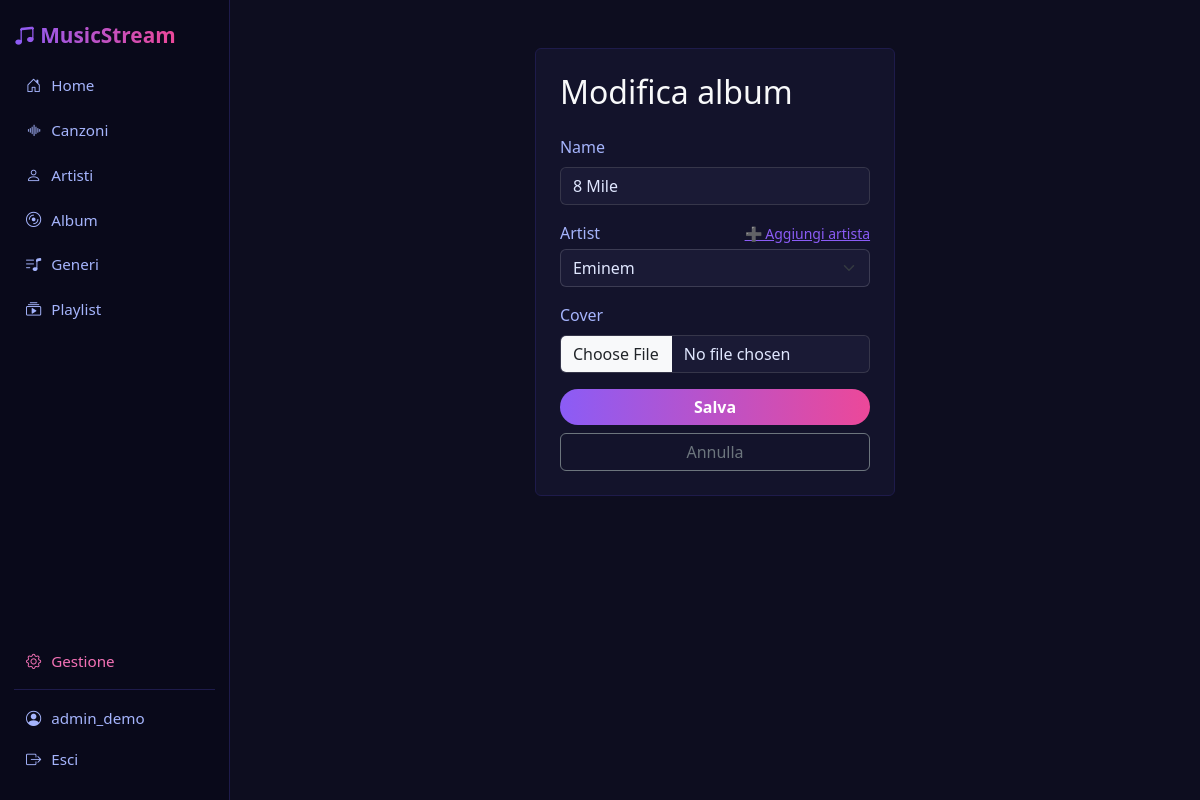
The app's page /album/139/modifica/ (signed in) with its own data.
### accounts/models.py (models this page shows, shortened)
class CustomUser(AbstractUser):
    LISTENER = 'listener'
    CURATOR = 'curator'
    ROLE_CHOICES = [
        (LISTENER, 'Listener'),
        (CURATOR, 'Curator'),
    ]
    role = models.CharField(
        max_length=10,
        choices=ROLE_CHOICES,
        default=LISTENER,
    )
    bio = models.TextField(blank=True)
    avatar = models.ImageField(upload_to='avatars/', blank=True, null=True)
    def is_curator(self):
        return self.role == self.CURATOR

### catalog/models.py (models this page shows, shortened)
class Album(models.Model):
    name = models.CharField(max_length=200)
    artist = models.ForeignKey(
        Artist,
        on_delete=models.SET_NULL,
        null=True, blank=True,
        related_name='albums'
    )
    cover = models.ImageField(upload_to='album_covers/', blank=True, null=True)

### catalog/views.py (the view)
# urls.py: path('album/<int:pk>/modifica/', views.album_update, name='album_update'),
@login_required
def album_update(request, pk):
    album = get_object_or_404(Album, pk=pk)
    if not request.user.is_curator():
        messages.error(request, 'Solo i Curator possono modificare album.')
        return redirect('catalog:album_detail', pk=pk)
    if request.method == 'POST':
        form = AlbumForm(request.POST, request.FILES, instance=album)
        if form.is_valid():
            form.save()
            messages.success(request, 'Album modificato!')
            return redirect('catalog:album_detail', pk=album.pk)
    else:
        form = AlbumForm(instance=album)
    return render(request, 'catalog/album_form.html', {'form': form, 'album': album, 'title': 'Modifica album'})

### catalog/forms.py
class AlbumForm(forms.ModelForm):
    class Meta:
        model = Album
        fields = ('name', 'artist', 'cover')
    def __init__(self, *args, **kwargs):
        super().__init__(*args, **kwargs)
        for field_name, field in self.fields.items():
            if isinstance(field.widget, (forms.Select, forms.SelectMultiple)):
                field.widget.attrs['class'] = 'form-select'
            else:
                field.widget.attrs['class'] = 'form-control'
        self.fields['artist'].empty_label = '— Seleziona artista —'

### catalog/models.py (called while the page is built)
    def __str__(self):
        return self.name

### templates/catalog/album_form.html (shortened to what this page needs)
{% extends 'base.html' %}
{% block content %}
<div class="row justify-content-center">
    <div class="col-md-5">
        <div class="card p-4">
            <h2 class="mb-4 text-light">{{ title|default:"Aggiungi album" }}</h2>
            <form method="post" enctype="multipart/form-data" novalidate>
                <div class="mb-3">
                    <label class="form-label">{{ form.name.label }}</label>
                    {{ form.name }}
                </div>
                <div class="mb-3">
                    <div class="d-flex justify-content-between align-items-center mb-1">
                        <label class="form-label mb-0">{{ form.artist.label }}</label>
                        {% if user.is_curator %}
                        <a href="{% url 'catalog:artist_create' %}?next={{ request.path }}" class="small" style="color:var(--accent-start);">
                            ➕ Aggiungi artista
                        </a>
                        {% endif %}
                    </div>
                    {{ form.artist }}
                </div>
                <div class="mb-3">
                    <label class="form-label">{{ form.cover.label }}</label>
                    {{ form.cover }}
                </div>
                <button type="submit" class="btn btn-gradient w-100">Salva</button>
                <a href="{% if request.GET.next %}{{ request.GET.next }}{% else %}{% url 'catalog:album_list' %}{% endif %}" class="btn btn-outline-secondary w-100 mt-2">Annulla</a>
            </form>
        </div>
    </div>
</div>
{% endblock %}

### templates/base.html (shortened to what this page needs)
<!DOCTYPE html>
<html lang="it">
<head>
    <link href="https://cdn.jsdelivr.net/npm/bootstrap@5.3.0/dist/css/bootstrap.min.css" rel="stylesheet">
    <link href="https://cdn.jsdelivr.net/npm/bootstrap-icons@1.10.0/font/bootstrap-icons.css" rel="stylesheet">
    <link href="https://cdn.jsdelivr.net/npm/tom-select@2.3.1/dist/css/tom-select.bootstrap5.min.css" rel="stylesheet">
</head>
<body>
{% if user.is_authenticated %}
<div class="app-shell">
    <aside class="sidebar">
        <div class="sidebar-header">
            <a class="sidebar-brand" href="{% url 'catalog:home' %}"><i class="bi bi-music-note-beamed"></i> MusicStream</a>
        </div>
        <div class="sidebar-scroll">
            <a class="sidebar-link {% if request.resolver_match.url_name == 'home' or request.resolver_match.url_name == 'search' %}active{% endif %}" href="{% url 'catalog:home' %}"><i class="bi bi-house-door"></i> Home</a>
            <a class="sidebar-link {% if request.resolver_match.url_name == 'song_list' %}active{% endif %}" href="{% url 'catalog:song_list' %}"><i class="bi bi-soundwave"></i> Canzoni</a>
            <a class="sidebar-link {% if request.resolver_match.url_name == 'artist_list' %}active{% endif %}" href="{% url 'catalog:artist_list' %}"><i class="bi bi-person"></i> Artisti</a>
            <a class="sidebar-link {% if request.resolver_match.url_name == 'album_list' %}active{% endif %}" href="{% url 'catalog:album_list' %}"><i class="bi bi-disc"></i> Album</a>
            <a class="sidebar-link {% if request.resolver_match.url_name == 'genre_list' %}active{% endif %}" href="{% url 'catalog:genre_list' %}"><i class="bi bi-music-note-list"></i> Generi</a>
            <a class="sidebar-link {% if request.resolver_match.url_name == 'playlist_list' %}active{% endif %}" href="{% url 'catalog:playlist_list' %}"><i class="bi bi-collection-play"></i> Playlist</a>
            {% if user.is_superuser %}
            <div class="sidebar-actions">
                <a class="sidebar-link link-gestione" href="/admin/"><i class="bi bi-gear"></i> Gestione</a>
            </div>
            {% endif %}
        </div>
        <div class="sidebar-bottom">
            <a class="sidebar-link {% if request.resolver_match.url_name == 'profile' %}active{% endif %}" href="{% url 'accounts:profile' %}"><i class="bi bi-person-circle"></i> {{ user.username }}</a>
            <a class="sidebar-link" href="{% url 'accounts:logout' %}"><i class="bi bi-box-arrow-right"></i> Esci</a>
        </div>
    </aside>
    <main class="app-main">
{% endif %}
    {% block content %}{% endblock %}
{% if user.is_authenticated %}
    </main>
</div>
{% else %}
</div>
{% endif %}
</body>
</html>

### templates/base.html (style rules this page uses)
:root { --accent-start: #8b5cf6; --accent-end: #ec4899; --bg-main: #0d0d1f; --bg-card: #13132b; --bg-nav: #09091a; --text-primary: #e0e7ff; --text-secondary: #a5b4fc; --border-color: #1e1b4b; }
body { background-color: var(--bg-main); color: var(--text-primary); }
.app-shell { display: flex; min-height: 100vh; align-items: stretch; }
.sidebar { width: 230px; flex-shrink: 0; background: var(--bg-nav); border-right: 1px solid var(--border-color); padding: 20px 14px; display: flex; flex-direction: column; position: sticky; top: 0; height: 100vh; }
.sidebar-header { margin-bottom: 14px; }
.sidebar-brand { font-size: 1.3rem; font-weight: 700; text-decoration: none; display: inline-block; background: linear-gradient(90deg, var(--accent-start), var(--accent-end)); -webkit-background-clip: text; -webkit-text-fill-color: transparent; }
.sidebar-scroll { display: flex; flex-direction: column; gap: 4px; flex: 1; }
.sidebar-link { color: var(--text-secondary); text-decoration: none; padding: 9px 12px; border-radius: 8px; font-size: 0.95rem; display: flex; align-items: center; gap: 10px; white-space: nowrap; transition: background 0.15s, color 0.15s; }
.sidebar-actions { margin-top: auto; display: flex; flex-direction: column; gap: 4px; }
.link-gestione { color: #f472b6; }
.sidebar-bottom { border-top: 1px solid var(--border-color); padding-top: 8px; margin-top: 8px; }
.app-main { flex: 1; padding: 48px 36px 32px; min-width: 0; }
.card { background-color: var(--bg-card); border: 1px solid var(--border-color); color: var(--text-primary); }
.btn-gradient { background: linear-gradient(90deg, var(--accent-start), var(--accent-end)); color: #fff !important; border: none; border-radius: 20px; font-weight: 600; }
.form-control, .form-select { background-color: #1a1a35; border-color: rgba(255, 255, 255, 0.15); color: var(--text-primary); }
.form-control::placeholder { color: #5a6080; }
label { color: var(--text-secondary); }
a { color: var(--accent-start); }

### records on screen
CustomUser: username "admin_demo"
Album: name "8 Mile", artist "Eminem"

### other values on screen
{{ title|default:"Aggiungi album" }} "Modifica album"
